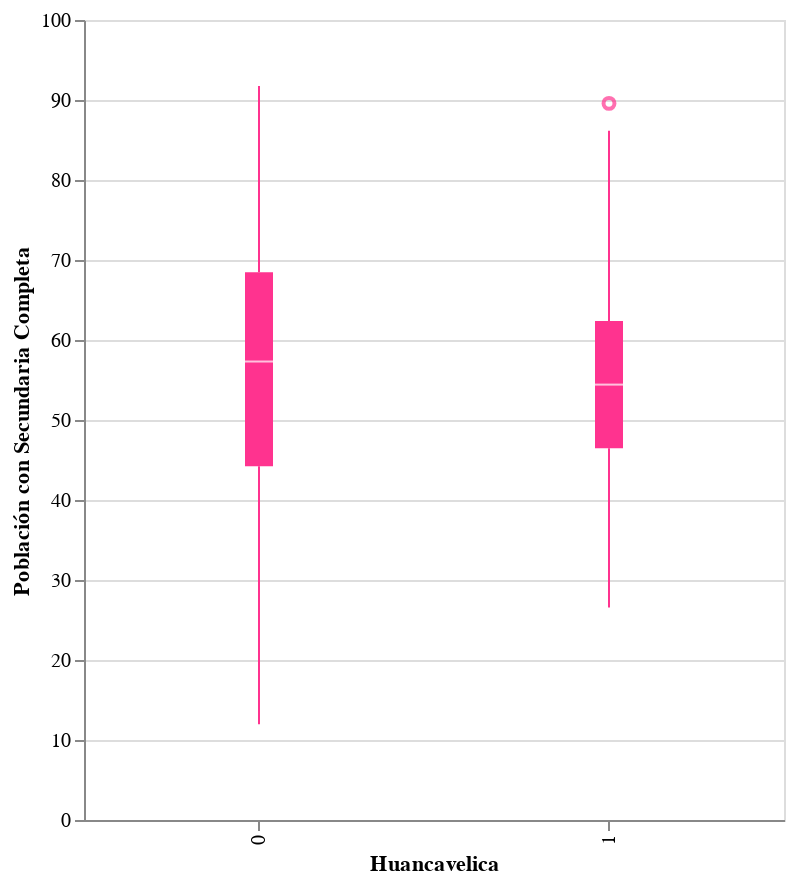

This figure's notebook cell:
### Code cell
# Realizamos el gráfico solicitado tomando a Huancavelica como variable nominal N, y a la
# población con secundaria completa como variable continua Q
# Modificamos la longitud y ancho del gráfico para que se aprecie mejor
alt.Chart(IDH_distrital).mark_boxplot(color="#FF338F").encode(
    x='Huancavelica:N',
    y=alt.Y('pob_secundaria_completa:Q', title="Población con Secundaria Completa"
)).properties(width=350, height=400)

### Figure 1 — Vega-Lite specification as saved in the notebook (floating-point values rounded to 4 significant figures; data arrays with more than 128 entries replaced by an {"elided": "..."} marker saying what was removed)
{"config": {"view": {"continuousWidth": 400, "continuousHeight": 300}}, "data": {"name": "data-083fca4be0b0709121bb1742db36e1de"}, "mark": {"type": "boxplot", "color": "#FF338F"}, "encoding": {"x": {"type": "nominal", "field": "Huancavelica"}, "y": {"type": "quantitative", "field": "pob_secundaria_completa", "title": "Población con Secundaria Completa"}}, "height": 400, "width": 350, "$schema": "https://vega.github.io/schema/vega-lite/v4.8.1.json", "datasets": {"data-083fca4be0b0709121bb1742db36e1de": {"elided": "1874 records"}}}
